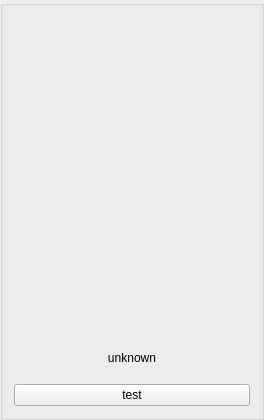
     <widget class="QGroupBox" name="groupInfo">
      <property name="sizePolicy">
       <sizepolicy hsizetype="Expanding" vsizetype="Preferred">
        <horstretch>0</horstretch>
        <verstretch>0</verstretch>
       </sizepolicy>
      </property>
      <property name="title">
       <string/>
      </property>
      <layout class="QGridLayout" name="gridLayout_9">
       <item row="0" column="0">
        <widget class="QLabel" name="infoFoto">
         <property name="sizePolicy">
          <sizepolicy hsizetype="Fixed" vsizetype="Fixed">
           <horstretch>0</horstretch>
           <verstretch>0</verstretch>
          </sizepolicy>
         </property>
         <property name="minimumSize">
          <size>
           <width>236</width>
           <height>315</height>
          </size>
         </property>
         <property name="maximumSize">
          <size>
           <width>236</width>
           <height>315</height>
          </size>
         </property>
         <property name="text">
          <string/>
         </property>
         <property name="pixmap">
          <pixmap>ico/1345104250_metacontact_offline.png</pixmap>
         </property>
         <property name="scaledContents">
          <bool>true</bool>
         </property>
        </widget>
       </item>
       <item row="1" column="1">
        <spacer name="horizontalSpacer_7">
         <property name="orientation">
          <enum>Qt::Vertical</enum>
         </property>
         <property name="sizeType">
          <enum>QSizePolicy::Maximum</enum>
         </property>
         <property name="sizeHint" stdset="0">
          <size>
           <width>0</width>
           <height>40</height>
          </size>
         </property>
        </spacer>
       </item>
       <item row="1" column="0">
        <widget class="QLabel" name="label">
         <property name="text">
          <string>unknown</string>
         </property>
         <property name="alignment">
          <set>Qt::AlignCenter</set>
         </property>
        </widget>
       </item>
       <item row="0" column="1">
        <spacer name="verticalSpacer_6">
         <property name="orientation">
          <enum>Qt::Vertical</enum>
         </property>
         <property name="sizeType">
          <enum>QSizePolicy::Expanding</enum>
         </property>
         <property name="sizeHint" stdset="0">
          <size>
           <width>0</width>
           <height>0</height>
          </size>
         </property>
        </spacer>
       </item>
       <item row="2" column="0">
        <widget class="QPushButton" name="pushButtonTest">
         <property name="text">
          <string>test</string>
         </property>
        </widget>
       </item>
      </layout>
     </widget>
